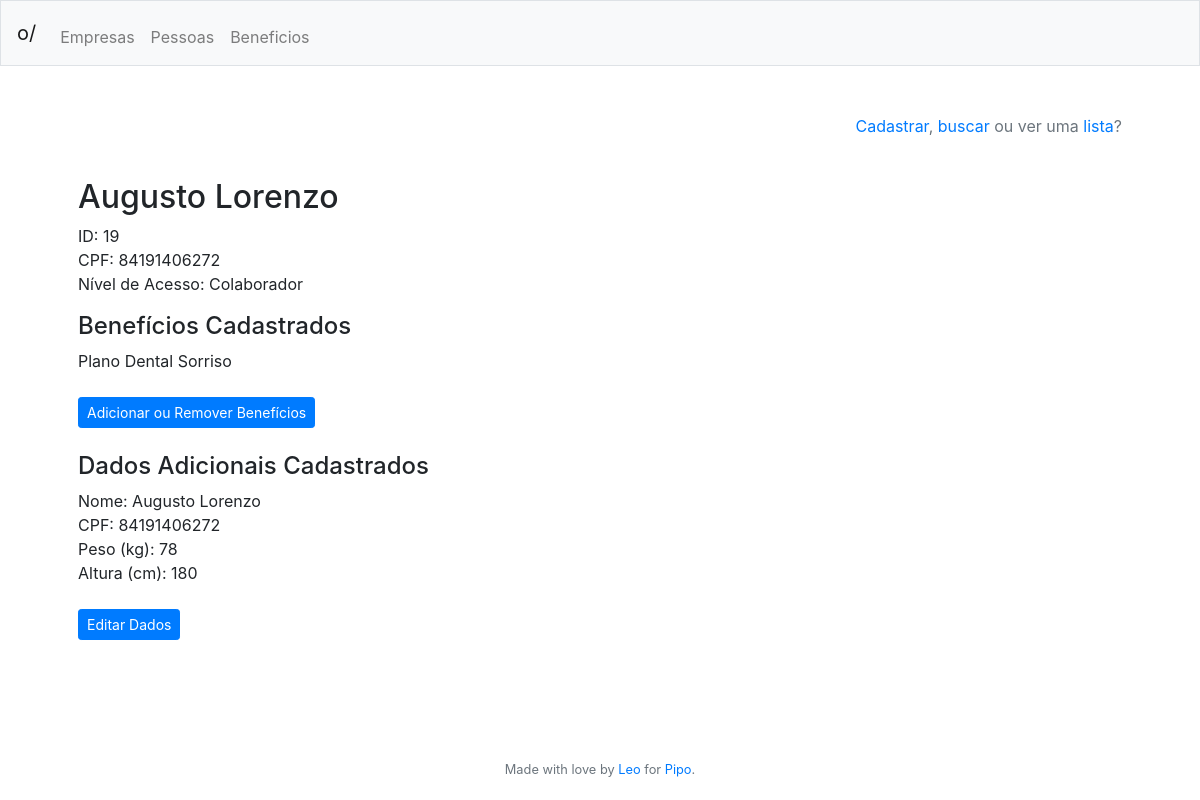
/pessoas/perfil/19 (signed in), run on the app's committed database.
### tables this page shows
CREATE TABLE colaborador
	(id INTEGER NOT NULL PRIMARY KEY AUTOINCREMENT,
	id_empresa INTEGER NOT NULL,
	nome VARCHAR(255) NOT NULL,
	cpf VARCHAR(11) NOT NULL,
	ativo VARCHAR(1) NOT NULL,
	timestamp DATETIME DEFAULT CURRENT_TIMESTAMP);

CREATE TABLE beneficio
	(id INTEGER NOT NULL PRIMARY KEY AUTOINCREMENT,
	nome VARCHAR(255) NOT NULL,
	timestamp DATETIME DEFAULT CURRENT_TIMESTAMP);

CREATE TABLE dado_colaborador
	(id_colaborador INTEGER NOT NULL,
	id_tipo_de_dado INTEGER NOT NULL,
	dado VARCHAR(255) NOT NULL,
	FOREIGN KEY (id_colaborador) REFERENCES colaborador(id),
	FOREIGN KEY (id_tipo_de_dado) REFERENCES tipo_de_dado(id));

CREATE TABLE tipo_de_dado
	(id INTEGER NOT NULL PRIMARY KEY AUTOINCREMENT,
	nome VARCHAR(100) NOT NULL);

### app.py (the view)
@app.route("/pessoas/perfil/<id_pessoa>", methods=["GET"])
@login_required
def pessoasperfil(id_pessoa):
	beneficios_pessoa = get_beneficios_pessoa(id_pessoa)
	return render_template("colaboradoresperfil.html", header = get_header(session),
								perfil = get_perfil(id_pessoa))

### app.py (called while the page is built)
@app.after_request
def after_request(response):
    response.headers["Cache-Control"] = "no-cache, no-store, must-revalidate"
    response.headers["Expires"] = 0
    response.headers["Pragma"] = "no-cache"
    return response

@app.teardown_request
def remove_session(ex=None):
    db.remove()

def login_required(f):
    @wraps(f)
    def decorated_function(*args, **kwargs):
        if session.get("id_usuario") is None:
            return redirect("/login")
        return f(*args, **kwargs)
    return decorated_function

def get_admin_title(nivel):
	if nivel == 2:
		headtitle = "System Admin"
	elif nivel == 1:
		headtitle = "Admin"
	else:
		headtitle = "Colaborador"
	return headtitle

def get_header(session):
	try:
		header = {"nome": session["nome"],
					"empresa": session["empresa"],
					"admin": get_admin_title(session["admin"]),
					"id_usuario": session["id_usuario"]}
	except:
		header = {"nome": "",
					"empresa": "",
					"admin": "",
					"id_usuario": ""}
	return header

def get_perfil(id_usuario):
	colaborador = db.execute("""SELECT * FROM colaborador WHERE id = :id""",
							{"id": id_usuario}).fetchone()
	beneficios = get_beneficios_pessoa(colaborador["id"])
	dados = get_todos_dados_pessoa(colaborador["id"])
	admin = db.execute("""SELECT nivel FROM admin WHERE id_colaborador = :id_colaborador""",
						{"id_colaborador": id_usuario}).fetchone()
	if admin is not None:
		user_admin = admin["nivel"]
	else:
		user_admin = 0
	perfil = {"nome": colaborador["nome"],
				"id": colaborador["id"],
				"cpf": colaborador["cpf"],
				"admin": get_admin_title(user_admin),
				"beneficios": beneficios,
				"dados": dados}
	return perfil

def get_beneficios_pessoa(id_pessoa):
	beneficios = db.execute("""SELECT id, nome FROM beneficio WHERE id
							IN (SELECT id_beneficio FROM beneficio_colaborador WHERE id_colaborador = :id_colaborador)
							ORDER BY nome""", {"id_colaborador": id_pessoa}).fetchall()
	return beneficios

def get_todos_dados_pessoa(id_pessoa):
	todos_dados = db.execute("""SELECT nome, id_colaborador, id_tipo_de_dado, dado
							FROM dado_colaborador JOIN tipo_de_dado ON id_tipo_de_dado = id
							WHERE id_colaborador = :id_colaborador""",
							{"id_colaborador": id_pessoa}).fetchall()
	return todos_dados

### templates/colaboradoresperfil.html
{% extends "layout.html" %}
{% block main %}
	<p align="right" class="text-muted"><a href="/pessoas/cadastro">Cadastrar</a>, <a href="/pessoas/busca">buscar</a> ou ver uma <a href="/pessoas/lista">lista</a>?</p>
	<br>
	<h2>{{ perfil["nome"] }}</h2>
	<p>ID: {{perfil["id"]}}<br>
	CPF: {{ perfil["cpf"] }}<br>
	Nível de Acesso: {{ perfil["admin"] }}</p>
	<h4>Benefícios Cadastrados</h4>
	{% if perfil["beneficios"]|length %}
        {% for beneficio in perfil["beneficios"] %}
			{{ beneficio['nome'] }}{{ beneficio['timestamp'] }}<br>
		{% endfor %}
	<br>
    {% else %}
    	<p>Nenhum benefício cadastrado.</p>
    {% endif %}
    <a href="/pessoas/editar/{{ perfil['id'] }}" class="btn btn-primary btn-sm">Adicionar ou Remover Benefícios</a>
    <br><br>
    <h4>Dados Adicionais Cadastrados</h4>
	{% if perfil["dados"]|length %}
        {% for dado in perfil["dados"] %}
			{{ dado['nome'] }}: {{ dado['dado'] }}<br>
		{% endfor %}
    {% else %}
    	<p>Nenhum benefício cadastrado.</p>
    {% endif %}
    <br>
    <a href="/pessoas/editar/{{ perfil['id'] }}" class="btn btn-primary btn-sm">Editar Dados</a>
{% endblock %}

### data on the page
colaborador: nome "Augusto Lorenzo", id "19", cpf "84191406272"
beneficio: nome "Plano Dental Sorriso"
dado_colaborador: nome "Nome", dado "Augusto Lorenzo"
dado_colaborador: nome "CPF", dado "84191406272"
dado_colaborador: nome "Peso (kg)", dado "78"
dado_colaborador: nome "Altura (cm)", dado "180"

### other printed values
{{ perfil["admin"] }} "Colaborador"
